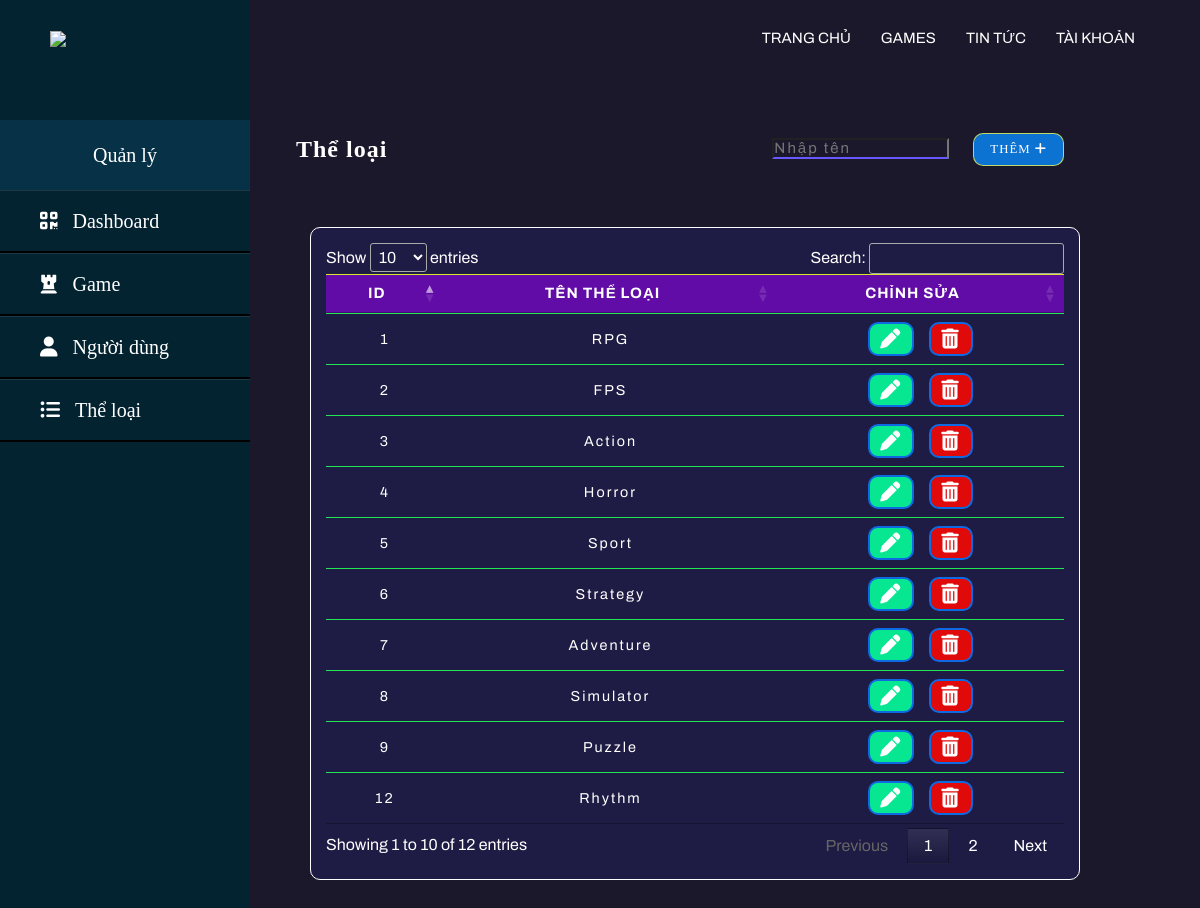
The app's page /admin/List_category.php with its own data.
### tables this page shows
CREATE TABLE `category` (
  `id` int(11) NOT NULL,
  `TagName` varchar(100) NOT NULL
);

### admin/List_category.php (the view, shortened to what this page needs)
<!DOCTYPE html>
<html lang="en">
	<?php include_once '../inc/head-admin.php' ?>
<body>
<?php  include_once '../inc/navbar.php'; ?>
<?php  include_once '../inc/sidemenu.php'; ?>
<section>
	<?php
			require_once('../html/connect.php');
			$query = "SELECT * FROM `category` ORDER BY id";
			$sql = mysqli_query($connect,$query);
		?>
	 <div class="recent-grid" id="A">
		<div class="game">
			<div class="card">
				<div class="card-header" >
					<h2 id="tit">Thể loại</h2>
					<form method="POST" enctype="multipart/form-data" >
						<input id="inp" type="text" name="name" placeholder="Nhập tên ">
							<button id="butt" type="submit" name="submit">
								Thêm
								<i class="fa-solid fa-plus"></i>
							</button>
					</form>
				</div>
				<div class="card-body">
					<div class="table">
						<table id="myTab" >
							<thead>
								<tr>
								<th>ID</th>
								<th>Tên thể loại</th>
								<th>Chỉnh sửa</th>
								</tr>
							</thead>
							<tbody>
								<?php
								while($row_G = mysqli_fetch_array($sql))
								{
									echo
								'<tr>
									<td>
										'.$row_G['id'].'
									</td>
									<td>
										'.$row_G['TagName'].'
									</td>
									<td>';
									?>
											<span class="action-btn">
												<a href="./edit_Category.php?id=<?php echo $row_G['id']; ?>">
													<i class="fa-solid fa-pen" id="edit"></i>
												</a>
												<a onclick="return Del('<?php echo $row_G['TagName']; ?>')" href="./delete_Category.php?id=<?php echo $row_G['id'] ?>">
													<i class="fa-solid fa-trash-can" id="delete"></i>
												</a>
											</span>
									<?php
										echo
										'
											</td>
										</tr>
										';
									}
									?>
							</tbody>
						</table>
					</div>
				</div>
			</div>
		</div>
	</div>
</section>
	</body>
</html>

### css/index-styles.css (style rules this page uses)
:root { --archivo: 'Archivo', sans-serif; --audiowided: 'Audiowide', cursive; --oswald: 'Oswald', sans-serif; }
* { margin: 0; padding: 0; box-sizing: border-box; list-style: none; text-decoration: none; scroll-behavior: smooth; scroll-padding-top: 2rem; }
section { padding: 2rem 0 3rem; }
body { margin:0; padding:0; background: #1b182b; color: #fff; }
h1,h2,h3,h4 { margin: 16px 0; line-height: 1.3; letter-spacing: 1px; }

### css/admin-index-style.css (style rules this page uses)
:root { --archivo: 'Archivo', sans-serif; --audiowided: 'Audiowide', cursive; --oswald: 'Oswald', sans-serif; }
body { display: flex; }
section { width: calc(100%-250px); position: relative; margin-left: 250px; margin-top: 40px; }
.table { max-width: 900px; font-family: var(--archivo); border: 1px solid #fff; background-color: #2b29913f; padding: 15px; overflow: auto; margin: 30px 0 30px 30px; border-radius: 10px; }
.table table { width: 100%; font: 15px; letter-spacing: 1px; border-collapse: collapse; }
.table table>thead { text-transform: uppercase; background-color: #620ca8; color: #fff; }
table>thead th { border-top: 1px solid rgb(214, 233, 45); border-bottom: 1px solid rgb(214, 233, 45); padding: 15px; }
.table table th, .table table td { justify-content: center; text-align: center; align-items: center; }
.table table tbody tr { border-top: 1px solid rgb(36, 230, 84); }
.action-btn { display: flex; justify-content: center; gap: 15px; }
.action-btn .fa-solid { text-decoration: none; color: #fff; border: 2px solid rgb(14, 106, 226); display: inline-block; padding: 5px 10px; font-size: 20px; font-weight: bold; border-radius: 10px; transition: 0.2s ease-in-out; }
.action-btn #edit { background: #07e791; }
.action-btn #delete { background: #e00a0a; }
.recent-grid { margin-top: 3.5rem; margin: 30px 30px 0 30px; display: grid; grid-gap: 2rem; grid-template-columns: 55% auto; }
#A { min-width: 800px; grid-template-columns:auto; }
.card { border-radius: 10px; }
.card-header { padding: 1rem; }
.card-header { color: #fff; display: flex; justify-content: space-between; align-items: center; box-sizing: border-box; }
.card-header button { background-color: #0c73d3; border-radius: 10px; color: #Fff; font-size: 0.8rem; padding: 0.5rem 1rem; border: 1px solid rgba(227, 236, 90, 0.836); cursor: pointer; letter-spacing: 1px; transition: 0.2s all; text-transform: uppercase; }
.card-header input { font-size: 15px; font-family: var(--archivo); background-color: transparent; border-bottom: 2px solid #6759ff; color: #fff; letter-spacing: 2px; margin-right: 20px; }
.card-body table { border-collapse: collapse; width: 100%; justify-content: center; text-align: center; align-items: center; overflow-x: auto; }
.card-body thead tr { border-top: 1px solid rgb(214, 233, 45); border-bottom: 1px solid rgb(214, 233, 45); }
.card-body thead th { color: #fff; text-transform: uppercase; background-color: #620ca8; font-weight: bold; padding: 0.5rem 1rem; font-size: 15px; }
.card-body tbody td { color: #fff; font-family: var(--archivo); padding: 0.5rem 1rem; font-size: 0.9rem; border-top: 1px solid rgb(36, 230, 84); letter-spacing: 2px; }

### records on screen
category: id "1", TagName "RPG"
category: id "2", TagName "FPS"
category: id "3", TagName "Action"
category: id "4", TagName "Horror"
category: id "5", TagName "Sport"
category: id "6", TagName "Strategy"
category: id "7", TagName "Adventure"
category: id "8", TagName "Simulator"
category: id "9", TagName "Puzzle"
category: id "12", TagName "Rhythm"
